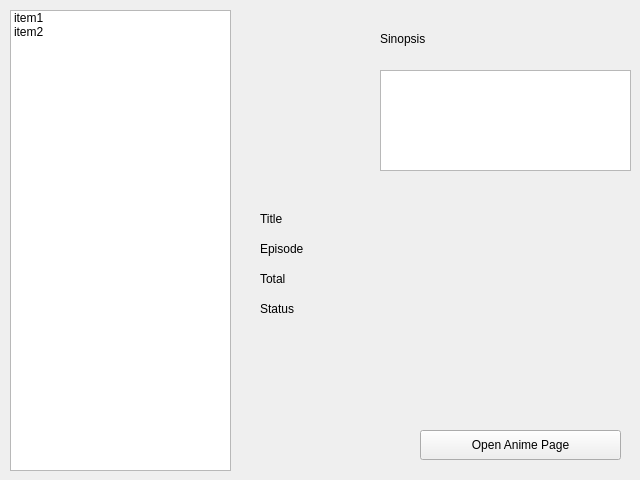
<?xml version="1.0" encoding="UTF-8"?>
<ui version="4.0">
 <class>Form</class>
 <widget class="QWidget" name="Form">
  <property name="geometry">
   <rect>
    <x>0</x>
    <y>0</y>
    <width>640</width>
    <height>480</height>
   </rect>
  </property>
  <property name="minimumSize">
   <size>
    <width>640</width>
    <height>480</height>
   </size>
  </property>
  <property name="maximumSize">
   <size>
    <width>640</width>
    <height>480</height>
   </size>
  </property>
  <property name="windowTitle">
   <string>History</string>
  </property>
  <widget class="QListWidget" name="list_history">
   <property name="geometry">
    <rect>
     <x>10</x>
     <y>10</y>
     <width>221</width>
     <height>461</height>
    </rect>
   </property>
   <item>
    <property name="text">
     <string>item1</string>
    </property>
   </item>
   <item>
    <property name="text">
     <string>item2</string>
    </property>
   </item>
  </widget>
  <widget class="QLabel" name="lbl_title">
   <property name="geometry">
    <rect>
     <x>260</x>
     <y>210</y>
     <width>56</width>
     <height>17</height>
    </rect>
   </property>
   <property name="text">
    <string>Title</string>
   </property>
  </widget>
  <widget class="QLabel" name="lbl_episode">
   <property name="geometry">
    <rect>
     <x>260</x>
     <y>240</y>
     <width>56</width>
     <height>17</height>
    </rect>
   </property>
   <property name="text">
    <string>Episode</string>
   </property>
  </widget>
  <widget class="QLabel" name="lbl_status">
   <property name="geometry">
    <rect>
     <x>260</x>
     <y>300</y>
     <width>56</width>
     <height>17</height>
    </rect>
   </property>
   <property name="text">
    <string>Status</string>
   </property>
  </widget>
  <widget class="QLabel" name="lbl_outTitle">
   <property name="geometry">
    <rect>
     <x>350</x>
     <y>210</y>
     <width>271</width>
     <height>17</height>
    </rect>
   </property>
   <property name="text">
    <string/>
   </property>
  </widget>
  <widget class="QLabel" name="lbl_outEps">
   <property name="geometry">
    <rect>
     <x>350</x>
     <y>240</y>
     <width>271</width>
     <height>17</height>
    </rect>
   </property>
   <property name="text">
    <string/>
   </property>
  </widget>
  <widget class="QLabel" name="lbl_outStatus">
   <property name="geometry">
    <rect>
     <x>350</x>
     <y>300</y>
     <width>271</width>
     <height>17</height>
    </rect>
   </property>
   <property name="text">
    <string/>
   </property>
  </widget>
  <widget class="QLabel" name="lbl_outTotalEps">
   <property name="geometry">
    <rect>
     <x>350</x>
     <y>270</y>
     <width>271</width>
     <height>17</height>
    </rect>
   </property>
   <property name="text">
    <string/>
   </property>
  </widget>
  <widget class="QLabel" name="lbl_totalEps">
   <property name="geometry">
    <rect>
     <x>260</x>
     <y>270</y>
     <width>56</width>
     <height>17</height>
    </rect>
   </property>
   <property name="text">
    <string>Total</string>
   </property>
  </widget>
  <widget class="QLabel" name="lbl_img">
   <property name="geometry">
    <rect>
     <x>260</x>
     <y>40</y>
     <width>90</width>
     <height>125</height>
    </rect>
   </property>
   <property name="maximumSize">
    <size>
     <width>90</width>
     <height>125</height>
    </size>
   </property>
   <property name="text">
    <string/>
   </property>
   <property name="pixmap">
    <pixmap>resource/121382.th.jpg</pixmap>
   </property>
   <property name="scaledContents">
    <bool>true</bool>
   </property>
  </widget>
  <widget class="QPlainTextEdit" name="txt_sinopsis">
   <property name="geometry">
    <rect>
     <x>380</x>
     <y>70</y>
     <width>251</width>
     <height>101</height>
    </rect>
   </property>
  </widget>
  <widget class="QLabel" name="lbl_sinopsis">
   <property name="geometry">
    <rect>
     <x>380</x>
     <y>30</y>
     <width>111</width>
     <height>17</height>
    </rect>
   </property>
   <property name="text">
    <string>Sinopsis</string>
   </property>
  </widget>
  <widget class="QPushButton" name="pushButton">
   <property name="geometry">
    <rect>
     <x>420</x>
     <y>430</y>
     <width>201</width>
     <height>30</height>
    </rect>
   </property>
   <property name="text">
    <string>Open Anime Page</string>
   </property>
  </widget>
 </widget>
 <resources/>
 <connections/>
</ui>
